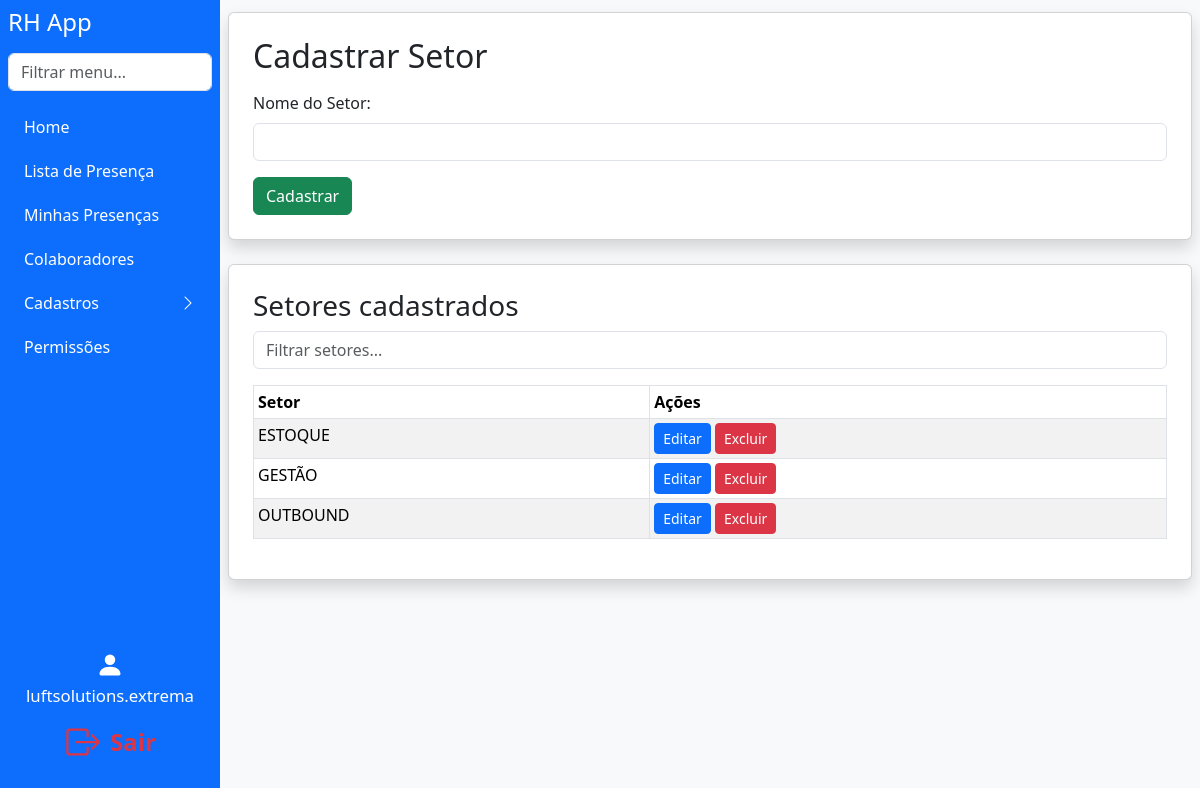
Screenshot of /register_sector (signed in) with the database file from the repository.
### models.py (models this page shows)
class User(db.Model):
    id = db.Column(db.Integer, primary_key=True)
    username = db.Column(db.String(150), unique=True, nullable=False)
    password = db.Column(db.String(150), nullable=False)
    company_id = db.Column(db.Integer, db.ForeignKey('company.id'), nullable=True)
    role = db.Column(db.String(50), nullable=False, default='user')
    all_companies = db.Column(db.Boolean, default=False)
    setor = db.Column(db.String(100), nullable=True)
    turno = db.Column(db.String(50), nullable=True)
    all_setores = db.Column(db.Boolean, default=False)
    all_turnos = db.Column(db.Boolean, default=False)
    setor_id = db.Column(db.Integer, db.ForeignKey('setor.id'))
    setor = db.relationship('Setor')

class Setor(db.Model):
    id = db.Column(db.Integer, primary_key=True)
    nome = db.Column(db.String(100), unique=True, nullable=False)

### app.py (the view, shortened to what this page needs)
@app.route('/register_sector', methods=['GET', 'POST'])
def register_sector():
    if g.user is None:
        return redirect(url_for('login'))
    if not has_permission(g.user, 'can_access_register_sector'):
        flash('Sem acesso. Entre em contato: analiseoperacional.extrema@luftsolutions.com.br')
        return redirect(url_for('index'))
    setores = Setor.query.all()
    return render_template('register_sector.html', user=g.user, setores=setores)

### app.py (called while the page is built)
@app.before_request
def load_logged_in_user():
    user_id = session.get('user_id')
    g.user = None
    if user_id is not None:
        g.user = User.query.get(user_id)

def has_permission(user, perm_field):
    if user.role == 'master' or user.username == MASTER_USER:
        return True
    perm = Permission.query.filter_by(role=user.role).first()
    return getattr(perm, perm_field, False) if perm else False

### templates/register_sector.html (shortened to what this page needs)
<!DOCTYPE html>
<html lang="pt-br">
<head>
    <link href="https://cdn.jsdelivr.net/npm/bootstrap@5.3.3/dist/css/bootstrap.min.css" rel="stylesheet">
</head>
<body class="bg-light">
    {% extends "navbar.html" %}
    {% block content %}
    <div class="card shadow p-4 mb-4">
        <div class="d-flex justify-content-between align-items-center mb-3">
            <h2 class="mb-0">Cadastrar Setor</h2>
        </div>
        <form method="POST">
            <div class="mb-3">
                <label for="setor" class="form-label">Nome do Setor:</label>
                <input type="text" id="setor" name="setor" class="form-control" required>
            </div>
            <button type="submit" class="btn btn-success">Cadastrar</button>
        </form>
    </div>
    <div class="card shadow p-4 mb-4">
        <h3>Setores cadastrados</h3>
        <div class="mb-3">
            <input type="text" class="form-control" id="filtroSetor" placeholder="Filtrar setores...">
        </div>
        <div class="table-responsive">
            <table class="table table-striped table-bordered table-sm" id="tabelaSetores">
                <thead>
                    <tr>
                        <th>Setor</th>
                        <th>Ações</th>
                    </tr>
                </thead>
                <tbody>
                    {% for s in setores %}
                    <tr>
                        <td>{{ s.nome }}</td>
                        <td>
                            <a href="{{ url_for('edit_sector', setor_id=s.id) }}" class="btn btn-sm btn-primary">Editar</a>
                            <form method="POST" action="{{ url_for('delete_sector', setor_id=s.id) }}" style="display:inline;" onsubmit="return confirm('Deseja excluir este setor?');">
                                <button type="submit" class="btn btn-sm btn-danger">Excluir</button>
                            </form>
                        </td>
                    </tr>
                    {% endfor %}
                </tbody>
            </table>
        </div>
    </div>
    {% endblock %}

### templates/navbar.html (shortened to what this page needs)
<div class="d-flex">
  <nav class="sidebar bg-primary text-white p-2 d-flex flex-column"
       style="width: 220px; min-width: 220px; max-width: 220px; height: 100vh; position: fixed; left: 0; top: 0; bottom: 0; z-index: 1040; overflow-y: auto;">
    <h4 class="mb-3">RH App</h4>
    <input class="form-control mb-3" type="text" id="menuSearch" placeholder="Filtrar menu...">
    <ul class="nav flex-column" id="sidebarMenu">
      {% if user and has_permission(user, 'can_access_index') %}
      <li class="nav-item mb-1">
        <a class="nav-link text-white" href="{{ url_for('index') }}">Home</a>
      </li>
      {% endif %}
      {% if user and has_permission(user, 'can_access_lista_presenca') %}
      <li class="nav-item mb-1">
        <a class="nav-link text-white" href="{{ url_for('lista_presenca') }}">Lista de Presença</a>
      </li>
      <li class="nav-item mb-1">
        <a class="nav-link text-white" href="{{ url_for('minhas_presencas') }}">Minhas Presenças</a>
      </li>
      {% endif %}
      {% if user and has_permission(user, 'can_access_colaboradores') %}
      <li class="nav-item mb-1">
        <a class="nav-link text-white" href="{{ url_for('colaboradores') }}">Colaboradores</a>
      </li>
      {% endif %}
      {% set pode_cadastro = (
        has_permission(user, 'can_access_register_person') or
        has_permission(user, 'can_access_register_company') or
        has_permission(user, 'can_access_register_sector')
      ) %}
      {% if user and pode_cadastro %}
      <li class="nav-item mb-1">
        <a class="nav-link text-white d-flex justify-content-between align-items-center"
           data-bs-toggle="collapse"
           href="#cadastrosCollapse"
           role="button"
           aria-expanded="false"
           aria-controls="cadastrosCollapse"
           id="cadastrosToggle">
          Cadastros
          <span id="cadastrosIcon" class="bi bi-chevron-right"></span>
        </a>
      </li>
      {% endif %}
      {% if user and (user.role == 'admin' or user.role == 'master' or user.username == 'luftsolutions.extrema') %}
      <li class="nav-item mb-1">
        <a class="nav-link text-white" href="{{ url_for('permissions') }}">Permissões</a>
      </li>
      {% endif %}
    </ul>
    <div class="mt-auto d-flex flex-column justify-content-end align-items-center"
         style="height: 180px; width: 100%; padding-bottom: 24px;">
      {% if user %}
        <div class="mb-2 w-100 d-flex align-items-center justify-content-center flex-column">
          <span class="mb-1" style="font-size: 1.1rem;">
            <svg xmlns="http://www.w3.org/2000/svg" width="28" height="28" fill="#fff" class="bi bi-person-fill" viewBox="0 0 16 16" style="vertical-align:middle;">
              <path d="M3 14s-1 0-1-1 1-4 6-4 6 3 6 4-1 1-1 1H3zm5-6a3 3 0 1 0 0-6 3 3 0 0 0 0 6z"/>
            </svg>
          </span>
          <span style="font-size: 1.05rem;">{{ user.username }}</span>
        </div>
        <a href="{{ url_for('logout') }}" title="Sair"
           class="btn btn-lg w-100 d-flex align-items-center justify-content-center"
           style="background: none; border: none; color: #dc3545; font-size: 1.5rem;">
          <span style="color:#dc3545; font-weight:600;">Sair</span>
        </a>
      {% endif %}
    </div>
  </nav>
  <div class="flex-grow-1" style="min-height: 100vh; padding: 12px 8px 8px 8px; margin-left: 220px;">
    {% block content %}{% endblock %}
  </div>
</div>
<link rel="stylesheet" href="https://cdn.jsdelivr.net/npm/bootstrap-icons@1.11.3/font/bootstrap-icons.min.css">

### rows the page displays
User: username "luftsolutions.extrema"
Setor: nome "ESTOQUE"
Setor: nome "GESTÃO"
Setor: nome "OUTBOUND"
